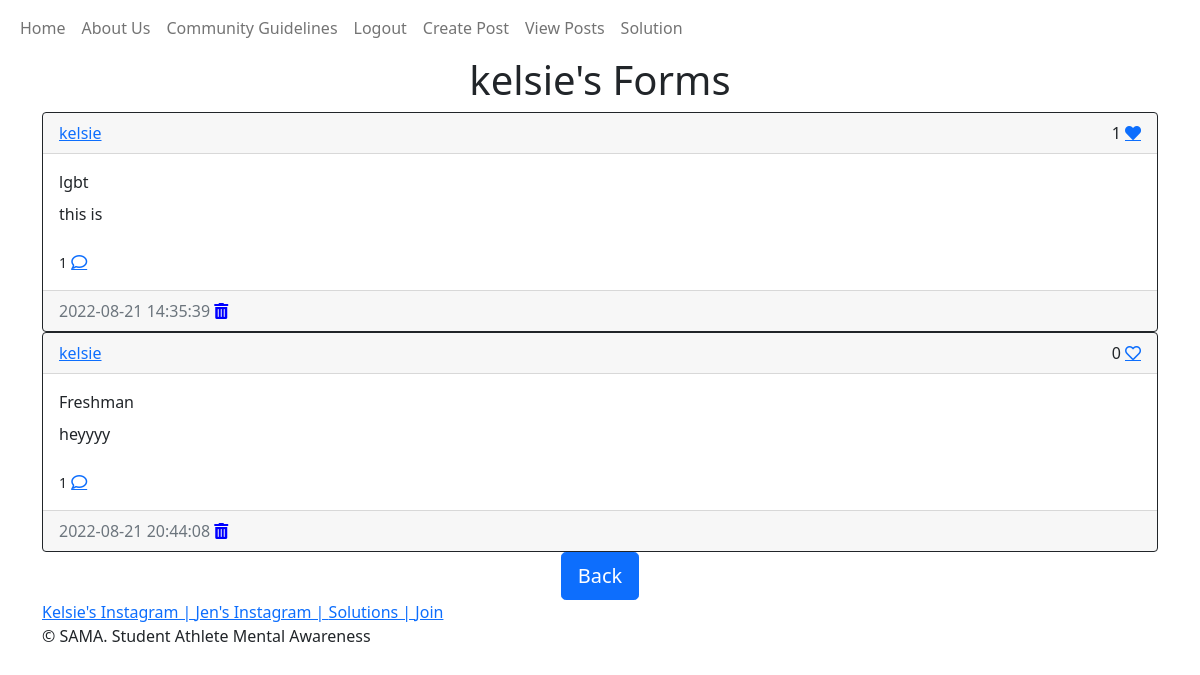
Page /posts/kelsie (signed in) on the earlier database version.
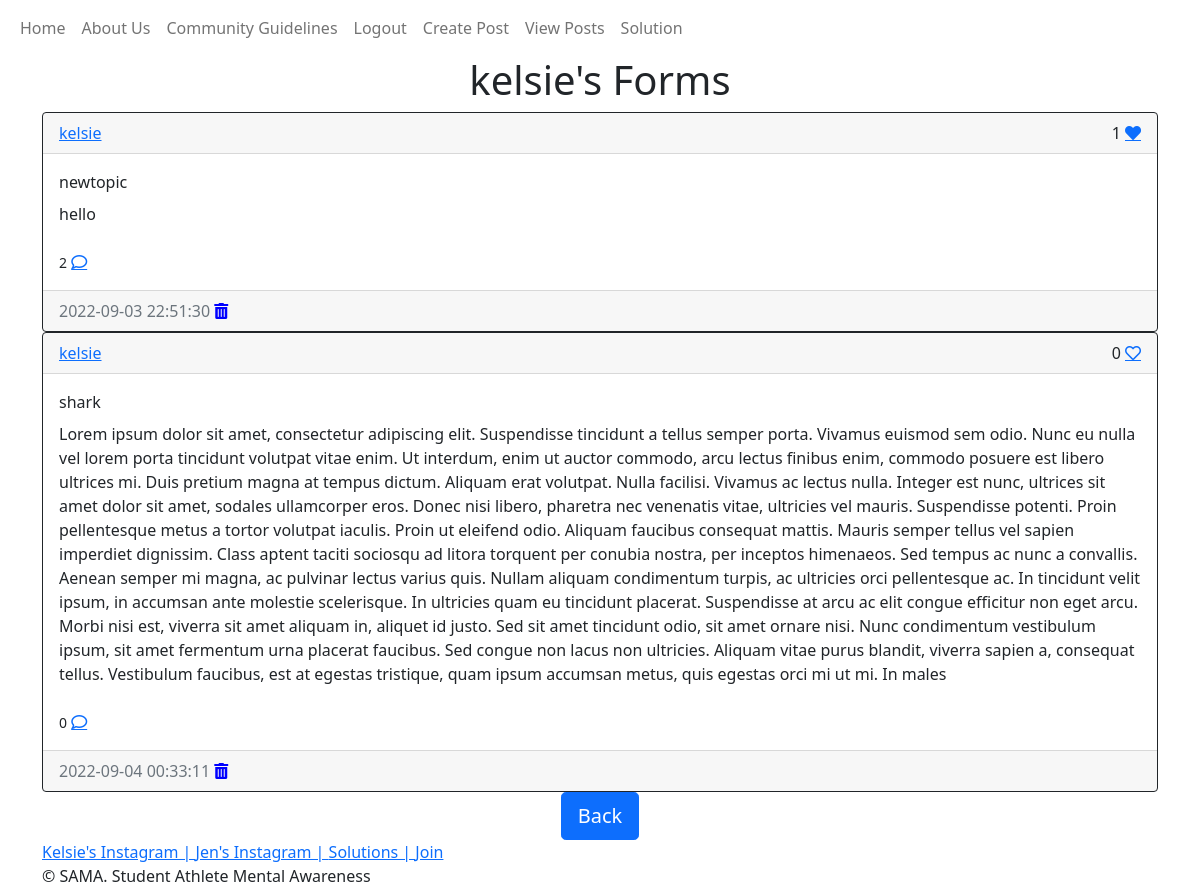
Same page on the later database version.
### website/models.py (models this page shows)
class User(db.Model, UserMixin):
    id = db.Column(db.Integer, primary_key=True)
    email = db.Column(db.String(150), unique=True)
    username = db.Column(db.String(150), unique=True)
    password = db.Column(db.String(150))
    date_created = db.Column(db.DateTime(timezone=True), default=func.now())
    posts = db.relationship('Post', backref='user', passive_deletes=True)
    comments = db.relationship('Comment', backref='user', passive_deletes=True)
    likes = db.relationship('Like', backref='user', passive_deletes=True)

class Post(db.Model):
    id = db.Column(db.Integer, primary_key=True)
    text = db.Column(db.Text, nullable=False)
    categ = db.Column(db.Text, nullable=True)
    browser = db.Column(db.Text, nullable=True)
    date_created = db.Column(db.DateTime(timezone=True), default=func.now())
    author = db.Column(db.Integer, db.ForeignKey('user.id', ondelete="CASCADE"), nullable=False)
    comments = db.relationship('Comment', backref='post', passive_deletes=True)
    likes = db.relationship('Like', backref='post', passive_deletes=True)

### website/views.py (the view)
@views.route("/posts/<username>")
@login_required
def posts(username):
    user = User.query.filter_by(username=username).first()
    if not user:
        flash('No user with that username exists.', category='error')
        return redirect(url_for('views.view_posts'))
    posts=Post.query.filter_by(author=user.id).all()
    return render_template("posts.html", user=current_user, posts=posts, username=username)

### website/__init__.py (called while the page is built)
def create_app():
    app = Flask(__name__)
    app.config['SECRET_KEY'] = "helloworld"
    app.config['SQLALCHEMY_DATABASE_URI'] = f'sqlite:///{DB_NAME}'
    app.config['RECAPTCHA_PUBLIC_KEY'] = '6Lf2mcMhAAAAAHPekK8_exQ5enP1db6kYKlevRyb'
    app.config['RECAPTCHA_PRIVATE_KEY'] = '6Lf2mcMhAAAAALsvyxebf4_d8gSHDE5ZkYa3hNpo'
    db.init_app(app)
    from .views import views
    from .auth import auth
    app.register_blueprint(views, url_prefix="/")
    app.register_blueprint(auth, url_prefix="/")
    from .models import User, Post, Comment, Like
    create_database(app)
    login_manager = LoginManager()
    login_manager.login_view = "auth.login"
    login_manager.init_app(app)
    @login_manager.user_loader
    def load_user(id):
        return User.query.get(int(id))
    return app

### website/templates/posts.html
{% extends "posts_div.html" %} {% block title %}{{username}}'s Forms{% endblock %} {% block header
%}{{username}}'s Forms {% endblock %}
{% block footer %}
<div class="post" align="center">
    <a href="/view_posts">
        <button type="button" class="btn btn-primary btn-lg">
            Back
        </button></a>
</div>
{%endblock %}

### website/templates/posts_div.html (shortened to what this page needs)
{% extends "base.html" %} {% block title %}Home{% endblock %} {% block content
%}
<head>
    <link rel="stylesheet" href="https://use.fontawesome.com/releases/v5.6.3/css/all.css">
</head>
<h1 align="center">{% block header %}Posts{% endblock %}</h1>
<div id="posts">
    {% for post in posts %}
    <div class="card border-dark">
        <div class="card-header d-flex justify-content-between align-items-center">
            <a href="/posts/{{post.user.username}}">{{post.user.username}}</a>
            <div>
                                <link rel="stylesheet" href="https://use.fontawesome.com/releases/v5.13.0/css/all.css">
                <span id="likes-count-{{post.id}}">
        {{ post.likes|length }}</span>
                {% if user.id in post.likes|map(attribute="author")|list %}
                <a
                        class="fas fa-heart"
                        id="like-button-{{post.id}}"
                        onclick="like({{post.id}})"
                ></a>
                {% else %}
                <a
                        class="far fa-heart"
                        id="like-button-{{post.id}}"
                        onclick="like({{post.id}})"
                ></a>
                {% endif %}
            </div>
        </div>
        <div class="card-body">
            <div class="card-title">{{post.browser}}</div>
            <div class="card-text">{{post.text}}</div>
            <br/>
            <p class="card-text">
                {% if post.comments|length >= 0 %}
                    <small>{{post.comments|length}}</small>
                <a data-bs-toggle="collapse""
                        class="fa-regular fa-comment"
                        href="#comments-{{post.id}}"
                ></a>
                {% else %}
                <small class="text-muted"> No Comments</small>
                {% endif %}
            </p>
        </div>
        <div class="card-footer text-muted">
            {{post.date_created}}
                    <a style="color:blue;"
                        class="fas fa-trash-can"
                        href="/delete-post/{{post.id}}"
                ></a>
        </div>
    </div>
        {% endfor %}
    {% block footer %}{% endblock %} {% endblock %}

### website/templates/base.html (shortened to what this page needs)
<!DOCTYPE html>
<html lang="en">
<head>
    <link
            href="https://cdn.jsdelivr.net/npm/bootstrap@5.0.2/dist/css/bootstrap.min.css"
            rel="stylesheet"
    />
</head>
<body>
<nav class="navbar navbar-expand-lg navbar-light">
    <div class="container-fluid">
        <div class="collapse navbar-collapse" id="navbar">
            <div class="navbar-nav">
                <a class="nav-item nav-link" href="/home">Home</a>
                <a class="nav-item nav-link" href="/about_us">About Us</a>
                <a class="nav-item nav-link" href="/community_guidelines">Community Guidelines</a>
                {% if user.is_authenticated%}
                <a class="nav-item nav-link" href="/logout">Logout</a>
                <a class="nav-item nav-link" href="/create-post">Create Post</a>
                <a class="nav-item nav-link" href="/view_posts/">View Posts</a>
                <a class="nav-item nav-link" href="/solutions/">Solution</a>
                {%else%}
                <a class="nav-item nav-link" href="/login">Login</a>
                <a class="nav-item nav-link" href="/sign-up">Sign Up</a>
                {%endif%}
            </div>
        </div>
    </div>
</nav>
<div class="container">{% block content %}{% endblock %}</div>
<footer class="l-footer layout_compact" itemscope="itemscope" itemtype="https://schema.org/WPFooter">
    <div class="l-subfooter at_bottom">
        <div class="l-subfooter-h i-cf">
            <div class="w-menu ">
                <div class="w-menu-list">
                    <a class="w-menu-item menu-item menu-item-type-post_type menu-item-object-page"
                       href="https://www.instagram.com/kelsieschwager/?hl=en">
                        <span>Kelsie's Instagram | </span>
                    </a>
                    <a class="w-menu-item menu-item menu-item-type-custom menu-item-object-custom"
                       href="https://www.instagram.com/jbartlett_10/">
                        <span>Jen's Instagram | </span>
                    </a>
                    <a class="w-menu-item menu-item menu-item-type-custom menu-item-object-custom" href="/solutions">
                        <span>Solutions | </span></a>
                    <a class="w-menu-item menu-item menu-item-type-custom menu-item-object-custom" href="/sign-up">
                        <span>Join</span>
                    </a>
                </div>
            </div>
            <div class="w-copyright">© SAMA. Student Athlete Mental Awareness</div>
        </div>
    </div>
</footer>
</body>
</html>

Differences in the rows shown:
changed Post: browser "lgbt" → "newtopic"; text "this is" → "hello"; comments|length "1" → "2"; date_created "2022-08-21 14:35:39" → "2022-09-03 22:51:30"
changed Post: browser "Freshman" → "shark"; text "heyyyy" → "Lorem ipsum dolor sit amet, consectetur adipiscing elit. Suspendisse tincidunt a tellus semper porta. Vivamus euismod sem odio. Nunc eu nulla vel lorem porta tincidunt volutpat vitae enim. Ut interdum, enim ut auctor commodo, arcu lectus finibus enim, commodo posuere est libero ultrices mi. Duis pretium magna at tempus dictum. Aliquam erat volutpat. Nulla facilisi. Vivamus ac lectus nulla. Integer est nunc, ultrices sit amet dolor sit amet, sodales ullamcorper eros. Donec nisi libero, pharetra nec venenatis vitae, ultricies vel mauris. Suspendisse potenti. Proin pellentesque metus a tortor volutpat iaculis. Proin ut eleifend odio. Aliquam faucibus consequat mattis. Mauris semper tellus vel…"; comments|length "1" → "0"; date_created "2022-08-21 20:44:08" → "2022-09-04 00:33:11"
